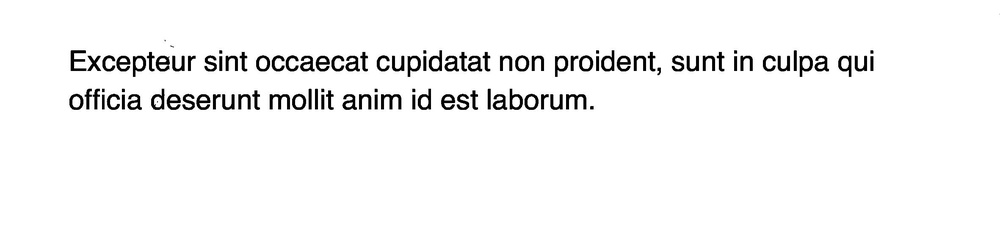
#> input picture 2.jpeg, 1000 x 240 px, shrunk from 2362 x 568 before the run
$ python testone.py 100 5 100 2.jpeg
#> lines starting #> are read from the running program, lines starting #| are printed output that depends on the picture
from PIL import Image
import numpy
from copy import copy, deepcopy
import sys

BW_THRESHOLD = int(sys.argv[1])
BW_LIMIT = int(sys.argv[2])
MB_THRESHOLD = int(sys.argv[3])
FILE_NAME = sys.argv[4]

points_from_line = []

def save_image( npdata, filename ) :
    img = Image.fromarray( npdata.astype('uint8')*255, "L" )
    img.save( filename )

# [55 lines left out: functions closestOneToLeft, closestOneToRight, checkIfShouldBeBlackWithPosition, doVerticalEditingAndReturnNewMatrix, doHorizontalEditingAndReturnNewMatrix, andThem, not called in this run]


def checkBlackPixel(pixelArray):
    if pixelArray[0] > BW_THRESHOLD:
        return True
    else:
        return False

# [5 lines left out: function checkBlackPixel2, not called in this run]

def openImageAsArray():
    im= Image.open(FILE_NAME)
    matrix = numpy.asarray( im, dtype="int32" )
    (width, height) = im.size
    return (width, height, matrix)


# [14 lines left out: function convertToBW2, not called in this run]

def convertToBW(matrix):
    bpmatrix = []
    for z in matrix:
        row = []
        value = 0
        for y in z:
            if (checkBlackPixel(y)):
                value = 1
            else:
                value = 0
            row += [value]
        bpmatrix += [row]
    new_matrix = numpy.array(bpmatrix)
    return new_matrix

# [677 lines left out: functions mostlyBlackRow, fillAndDeleteRecursively, fillAndDelete, maybeIncreaseBlackCount, checkBlackPosition, blackPixelBoxThresholdNotExceeded and 28 more, not called in this run]

def getBWmatrix():
    (width, height, matrix) = openImageAsArray()
#> in openImageAsArray, im is the input picture: PIL image 1000x240 L; min 0, max 255, mean 245.1
#> in openImageAsArray, `matrix = numpy.asarray( im, dtype="int32" )`:
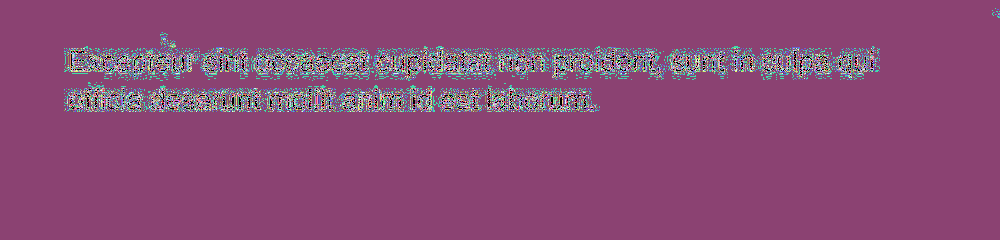
#> matrix: shape (240, 1000) int32; 256 distinct labels, from 0 to 255; one colour per label, 0 black
#> width = 1000; height = 240
    print("start")
    print(matrix)
#> (printed output is left out)
    print("end")
    bwMatrix = convertToBW(matrix)
#> the loop in convertToBW, `for z in matrix:` made 1 pass
#> after the loop in convertToBW, `for z in matrix:`: bpmatrix = []
    return (width, height, bwMatrix)

# [171 lines left out: functions fillMatrix, set_to_zero, changeAllButTwo, checkIfShouldBeDeleted, getCalculations, drawOnPiece and 3 more, not called in this run]

def drawLineBackOne(matrix):
    for (y,x) in points_from_line:
        matrix[y][x] = 0

####################################################
# MAIN
####################################################
#> (the run stopped early here; a loop or call above may not have finished)

$ run again, with after_two.jpeg copied over 2.jpeg
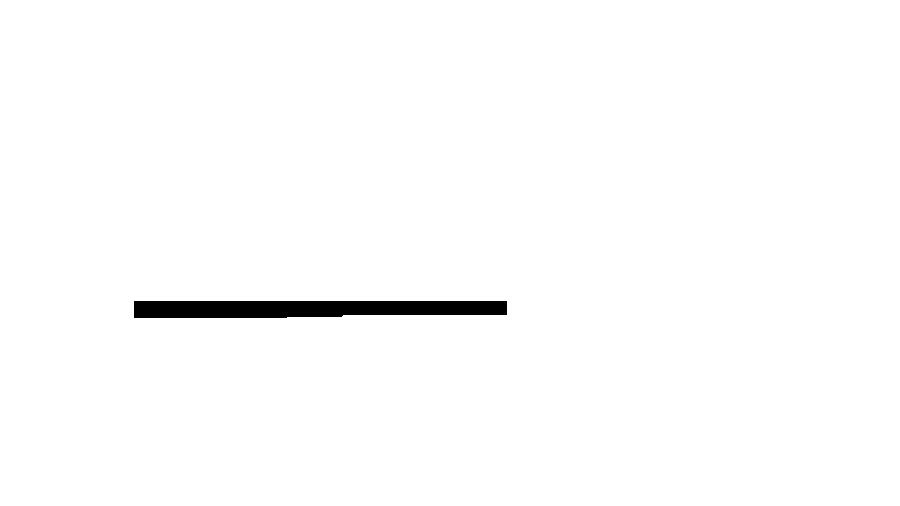
#> input picture after_two.jpeg, 900 x 506 px
#> in openImageAsArray, im is the input picture: PIL image 900x506 L; min 0, max 255, mean 251.8
#> in openImageAsArray, `matrix = numpy.asarray( im, dtype="int32" )`:
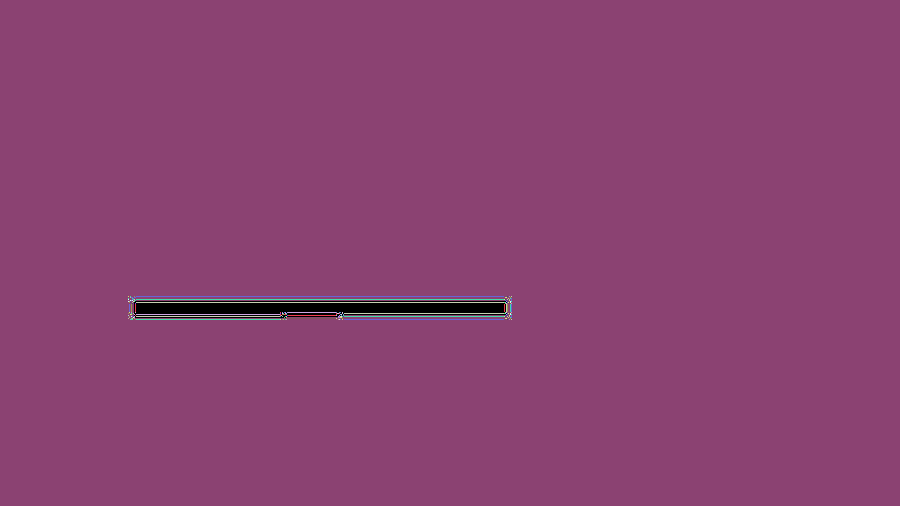
#> matrix: shape (506, 900) int32; 39 distinct labels, from 0 to 255; one colour per label, 0 black
#> in getBWmatrix, `(width, height, matrix) = openImageAsArray()`: width = 900; height = 506
#> (printed output is left out)
#> the loop in convertToBW, `for z in matrix:` made 1 pass
#> after the loop in convertToBW, `for z in matrix:`: bpmatrix = []
